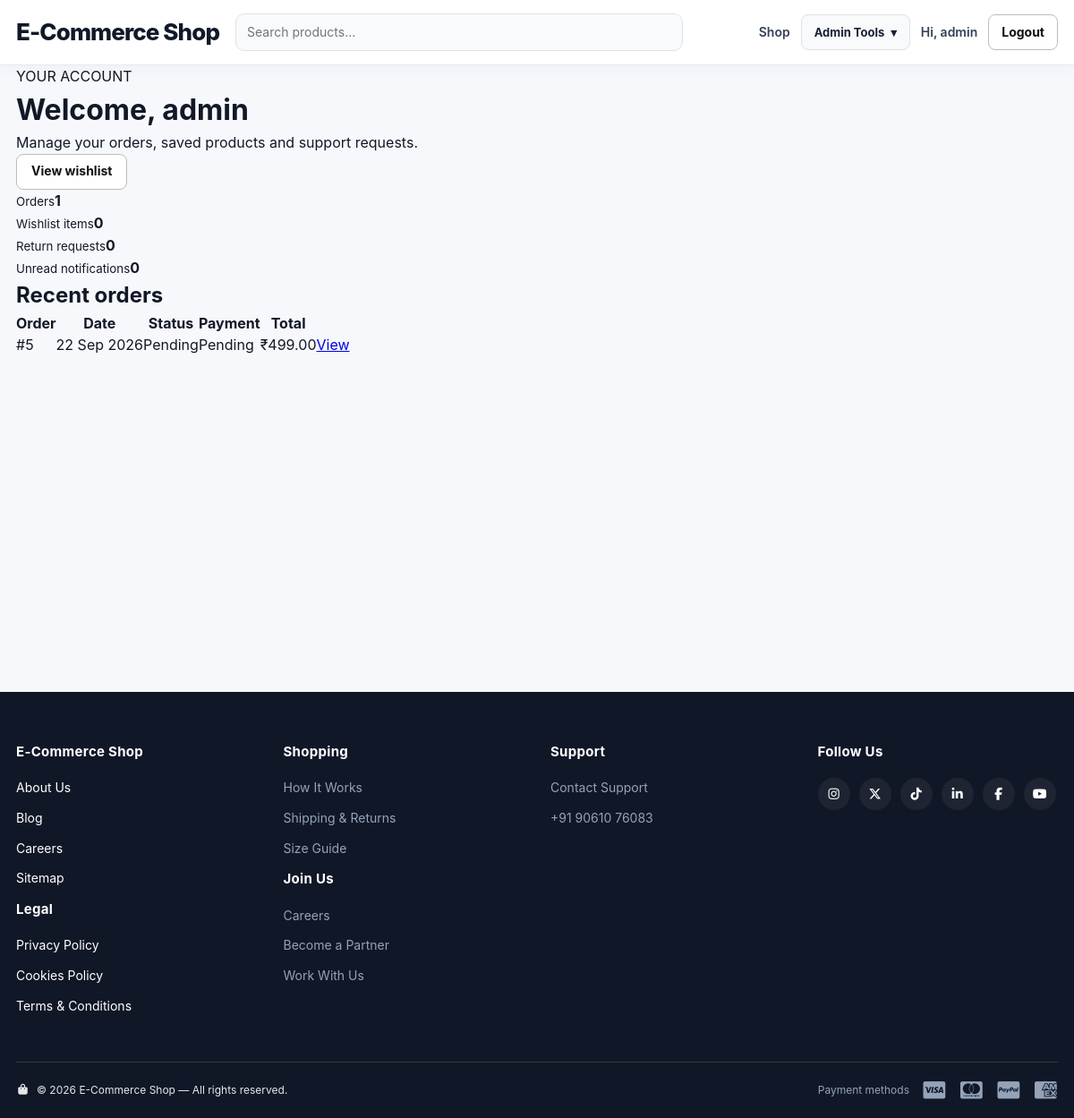
The page /account/dashboard/ (signed in) on the database its author committed.
### orders/models.py (models this page shows, shortened)
class Order(models.Model):
    STATUS_PENDING = 'Pending'
    STATUS_CONFIRMED = 'Confirmed'
    STATUS_SHIPPED = 'Shipped'
    STATUS_DELIVERED = 'Delivered'
    STATUS_CANCELLED = 'Cancelled'
    STATUS_CHOICES = [
        (STATUS_PENDING, 'Pending'),
        (STATUS_CONFIRMED, 'Confirmed'),
        (STATUS_SHIPPED, 'Shipped'),
        (STATUS_DELIVERED, 'Delivered'),
        (STATUS_CANCELLED, 'Cancelled'),
    ]
    user = models.ForeignKey(User, on_delete=models.CASCADE)
    name = models.CharField(max_length=100)
    email = models.EmailField()
    phone = models.CharField(max_length=20)
    address = models.TextField()
    total_amount = models.DecimalField(
        max_digits=10,
        decimal_places=2
    )
    SHIPPING_FREE = 'free'
    SHIPPING_EXPRESS = 'express'
    SHIPPING_CHOICES = [
        (SHIPPING_FREE, 'Free Shipping'),
        (SHIPPING_EXPRESS, 'Express Shipping'),
    ]
    shipping_method = models.CharField(
        max_length=20,
        choices=SHIPPING_CHOICES,
        default=SHIPPING_FREE
    )
    shipping_cost = models.DecimalField(
        max_digits=8,
        decimal_places=2,
        default=0
    )
    payment_method = models.CharField(
        max_length=50,
        default='cod'
    )
    payment_status = models.CharField(
        max_length=50,
        default='Pending'
    )
    status = models.CharField(
        max_length=50,
        choices=STATUS_CHOICES,
        default=STATUS_PENDING
    )
    razorpay_order_id = models.CharField(max_length=100, blank=True, default='')
    razorpay_payment_id = models.CharField(max_length=100, blank=True, default='')
    tracking_number = models.CharField(max_length=120, blank=True, default='')
    courier_name = models.CharField(max_length=120, blank=True, default='')
    estimated_delivery = models.DateField(null=True, blank=True)
    coupon = models.ForeignKey('orders.Coupon', on_delete=models.SET_NULL, null=True, blank=True, related_name='orders')
    discount_amount = models.DecimalField(max_digits=10, decimal_places=2, default=0)
    cancellation_reason = models.CharField(max_length=255, blank=True, default='')
    created_at = models.DateTimeField(auto_now_add=True)

### storeextras/views.py (the view)
# urls.py: path('dashboard/', views.customer_dashboard, name='customer_dashboard'),
@login_required
def customer_dashboard(request):
    orders = Order.objects.filter(user=request.user).prefetch_related('items__product').order_by('-created_at')[:8]
    context = {
        'orders': orders,
        'orders_count': Order.objects.filter(user=request.user).count(),
        'wishlist_count': WishlistItem.objects.filter(user=request.user).count(),
        'unread_notifications': Notification.objects.filter(user=request.user, is_read=False).count(),
        'returns_count': ReturnReplaceRequest.objects.filter(order_item__order__user=request.user).count(),
    }
    return render(request, 'storeextras/customer_dashboard.html', context)

### cart/context_processors.py (called while the page is built)
def cart_count(request):
    if not request.user.is_authenticated:
        return {'cart_count': 0}
    from .models import Cart
    cart = Cart.objects.filter(user=request.user).first()
    if not cart:
        return {'cart_count': 0}
    cart_items = cart.items.all()
    return {
        'cart_count': sum(item.quantity for item in cart_items),
        'cart_product_ids': list(cart_items.values_list('product_id', flat=True)),
    }

### storeextras/actor_context.py (called while the page is built)
    def __call__(self, request):
        token = _current_actor.set(getattr(request, 'user', None))
        try:
            return self.get_response(request)
        finally:
            _current_actor.reset(token)

### templates/storeextras/customer_dashboard.html
{% extends "base.html" %}
{% block content %}
<div class="container py-4 customer-dashboard">
  <div class="d-flex flex-wrap justify-content-between align-items-center gap-3 mb-4"><div><p class="text-muted mb-1">YOUR ACCOUNT</p><h1>Welcome, {{ request.user.first_name|default:request.user.username }}</h1><p class="text-muted">Manage your orders, saved products and support requests.</p></div><a class="btn btn-dark" href="{% url 'storeextras:wishlist' %}">View wishlist</a></div>
  <div class="row g-3 mb-4"><div class="col-6 col-lg-3"><div class="card h-100 p-3"><small>Orders</small><strong class="fs-3">{{ orders_count }}</strong></div></div><div class="col-6 col-lg-3"><div class="card h-100 p-3"><small>Wishlist items</small><strong class="fs-3">{{ wishlist_count }}</strong></div></div><div class="col-6 col-lg-3"><div class="card h-100 p-3"><small>Return requests</small><strong class="fs-3">{{ returns_count }}</strong></div></div><div class="col-6 col-lg-3"><div class="card h-100 p-3"><small>Unread notifications</small><strong class="fs-3">{{ unread_notifications }}</strong></div></div></div>
  <div class="card p-3 p-md-4"><h2 class="h4 mb-3">Recent orders</h2>{% if orders %}<div class="table-responsive"><table class="table align-middle"><thead><tr><th>Order</th><th>Date</th><th>Status</th><th>Payment</th><th>Total</th><th></th></tr></thead><tbody>{% for order in orders %}<tr><td>#{{ order.id }}</td><td>{{ order.created_at|date:"d M Y" }}</td><td>{{ order.status }}</td><td>{{ order.payment_status }}</td><td>₹{{ order.total_amount }}</td><td><a href="{% url 'order_detail' order.id %}">View</a></td></tr>{% endfor %}</tbody></table></div>{% else %}<p class="text-muted mb-0">You have not placed any orders yet.</p><a class="btn btn-dark mt-3" href="{% url 'home' %}">Start shopping</a>{% endif %}</div>
</div>
{% endblock %}

### templates/base.html (shortened to what this page needs)
{% load static %}
<!DOCTYPE html>
<html lang="en">
<head>
    <link rel="stylesheet" href="{% static 'css/style.css' %}?v=20261102_filtercard">
    <link rel="stylesheet" href="https://cdnjs.cloudflare.com/ajax/libs/font-awesome/7.0.1/css/all.min.css"
>
</head>
<body>
<header class="navbar">
    <div class="container nav-inner">
        <a class="brand" href="{% url 'products:home' %}">E-Commerce Shop</a>
        <form class="nav-search" method="get" action="{% url 'products:home' %}">
            <input type="search" name="q" placeholder="Search products..." value="{{ request.GET.q }}">
        </form>
        <nav class="nav-links">
            <a href="{% url 'products:home' %}">Shop</a>
            {% if user.is_authenticated %}
                {% if user.is_staff %}
                    <details class="nav-dropdown">
                        <summary aria-label="Open admin tools">Admin Tools <span aria-hidden="true">▾</span></summary>
                    </details>
                {% endif %}
                <a class="hide-mobile" href="{% url 'profile' %}">Hi, {{ user.username }}</a>
                <form method="post" action="{% url 'logout' %}" style="display:inline">
                    <button class="btn btn-outline" type="submit">Logout</button>
                </form>
            {% else %}
                <a href="{% url 'login' %}">Login</a>
                <a class="btn btn-primary" href="{% url 'register' %}">Sign Up</a>
            {% endif %}
        </nav>
    </div>
</header>
<main>
{% block content %}{% endblock %}
</main>
<footer class="site-footer">
    <div class="container footer-top">
        <div class="footer-col footer-white">
            <h4>E-Commerce Shop</h4>
            <a href="#">About Us</a>
            <a href="#">Blog</a>
            <a href="#">Careers</a>
            <a href="#">Sitemap</a>
            <h4 class="footer-subhead">Legal</h4>
            <a href="#">Privacy Policy</a>
            <a href="#">Cookies Policy</a>
            <a href="#">Terms &amp; Conditions</a>
        </div>
        <div class="footer-col">
            <h4>Shopping</h4>
            <a href="{% url 'products:home' %}">How It Works</a>
            <a href="#">Shipping &amp; Returns</a>
            <a href="#">Size Guide</a>
            <h4 class="footer-subhead">Join Us</h4>
            <a href="#">Careers</a>
            <a href="#">Become a Partner</a>
            <a href="#">Work With Us</a>
        </div>
        <div class="footer-col">
            <h4>Support</h4>
            <a href="#">Contact Support</a>
            <a href="#"> +91 90610 76083</a>
        </div>
        <div class="footer-col">
            <h4 class="footer-subhead">Follow Us</h4>
            <div class="footer-social">
                <a href="#" aria-label="Instagram"><i class="fa-brands fa-instagram"></i></a>
                <a href="#" aria-label="Twitter"><i class="fa-brands fa-x-twitter"></i></a>
                <a href="#" aria-label="TikTok"><i class="fa-brands fa-tiktok"></i></a>
                <a href="#" aria-label="LinkedIn"><i class="fa-brands fa-linkedin-in"></i></a>
                <a href="#" aria-label="Facebook"><i class="fa-brands fa-facebook-f"></i></a>
                <a href="#" aria-label="YouTube"><i class="fa-brands fa-youtube"></i></a>
            </div>
        </div>
    </div>
    <div class="container footer-bottom">
        <p class="footer-copyright">
            <i class="fa-solid fa-bag-shopping"></i>
            &copy; {% now "Y" %} E-Commerce Shop — All rights reserved.
        </p>
        <div class="footer-payments">
            <span class="footer-payments-label">Payment methods</span>
            <i class="fa-brands fa-cc-visa"></i>
            <i class="fa-brands fa-cc-mastercard"></i>
            <i class="fa-brands fa-cc-paypal"></i>
            <i class="fa-brands fa-cc-amex"></i>
        </div>
    </div>
</footer>
</body>
</html>

### rows shown on the page
Order: id "5", created_at "22 Sep 2026", status "Pending", payment_status "Pending", total_amount "499.00"

### other values the page prints
{{ user.username }} "admin"
{{ request.user.first_name|default:request.user.username }} "admin"
{{ orders_count }} "1"
{{ wishlist_count }} "0"
{{ returns_count }} "0"
{{ unread_notifications }} "0"
